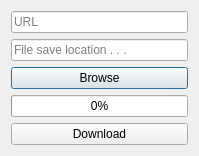
<?xml version="1.0" encoding="UTF-8"?>
<ui version="4.0">
 <class>downloader_dialog</class>
 <widget class="QDialog" name="downloader_dialog">
  <property name="geometry">
   <rect>
    <x>0</x>
    <y>0</y>
    <width>199</width>
    <height>149</height>
   </rect>
  </property>
  <property name="windowTitle">
   <string>QtPy Downloader</string>
  </property>
  <property name="sizeGripEnabled">
   <bool>false</bool>
  </property>
  <layout class="QVBoxLayout" name="verticalLayout">
   <item>
    <widget class="QLineEdit" name="url_text">
     <property name="placeholderText">
      <string>URL</string>
     </property>
    </widget>
   </item>
   <item>
    <widget class="QLineEdit" name="save_location_text">
     <property name="placeholderText">
      <string>File save location . . .</string>
     </property>
    </widget>
   </item>
   <item>
    <widget class="QPushButton" name="browse_button">
     <property name="text">
      <string>Browse</string>
     </property>
    </widget>
   </item>
   <item>
    <widget class="QProgressBar" name="progress">
     <property name="value">
      <number>0</number>
     </property>
     <property name="alignment">
      <set>Qt::AlignCenter</set>
     </property>
    </widget>
   </item>
   <item>
    <widget class="QPushButton" name="download_button">
     <property name="text">
      <string>Download</string>
     </property>
    </widget>
   </item>
  </layout>
 </widget>
 <resources/>
 <connections/>
</ui>
